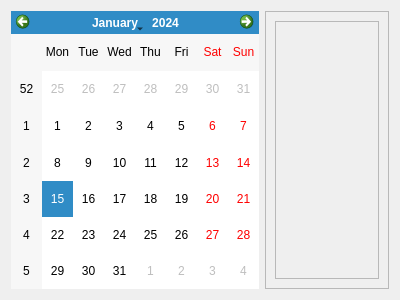
<?xml version="1.0" encoding="UTF-8"?>
<ui version="4.0">
 <class>Form</class>
 <widget class="QWidget" name="Form">
  <property name="geometry">
   <rect>
    <x>0</x>
    <y>0</y>
    <width>400</width>
    <height>300</height>
   </rect>
  </property>
  <property name="windowTitle">
   <string>Form</string>
  </property>
  <layout class="QGridLayout" name="gridLayout">
   <item row="0" column="0">
    <widget class="AppointmentsCalendarWidget" name="calendarWidget"/>
   </item>
   <item row="0" column="1">
    <widget class="QScrollArea" name="scrollArea">
     <property name="widgetResizable">
      <bool>true</bool>
     </property>
     <widget class="QWidget" name="dayWidget">
      <property name="geometry">
       <rect>
        <x>0</x>
        <y>0</y>
        <width>132</width>
        <height>274</height>
       </rect>
      </property>
      <layout class="QGridLayout" name="gridLayout_2">
       <item row="0" column="0">
        <widget class="QPlainTextEdit" name="plainTextEdit">
         <property name="enabled">
          <bool>false</bool>
         </property>
        </widget>
       </item>
      </layout>
     </widget>
    </widget>
   </item>
  </layout>
 </widget>
 <customwidgets>
  <customwidget>
   <class>AppointmentsCalendarWidget</class>
   <extends>QCalendarWidget</extends>
   <header>agenda/appointmentscalendarwidget.h</header>
   <container>1</container>
  </customwidget>
 </customwidgets>
 <resources/>
 <connections/>
</ui>
